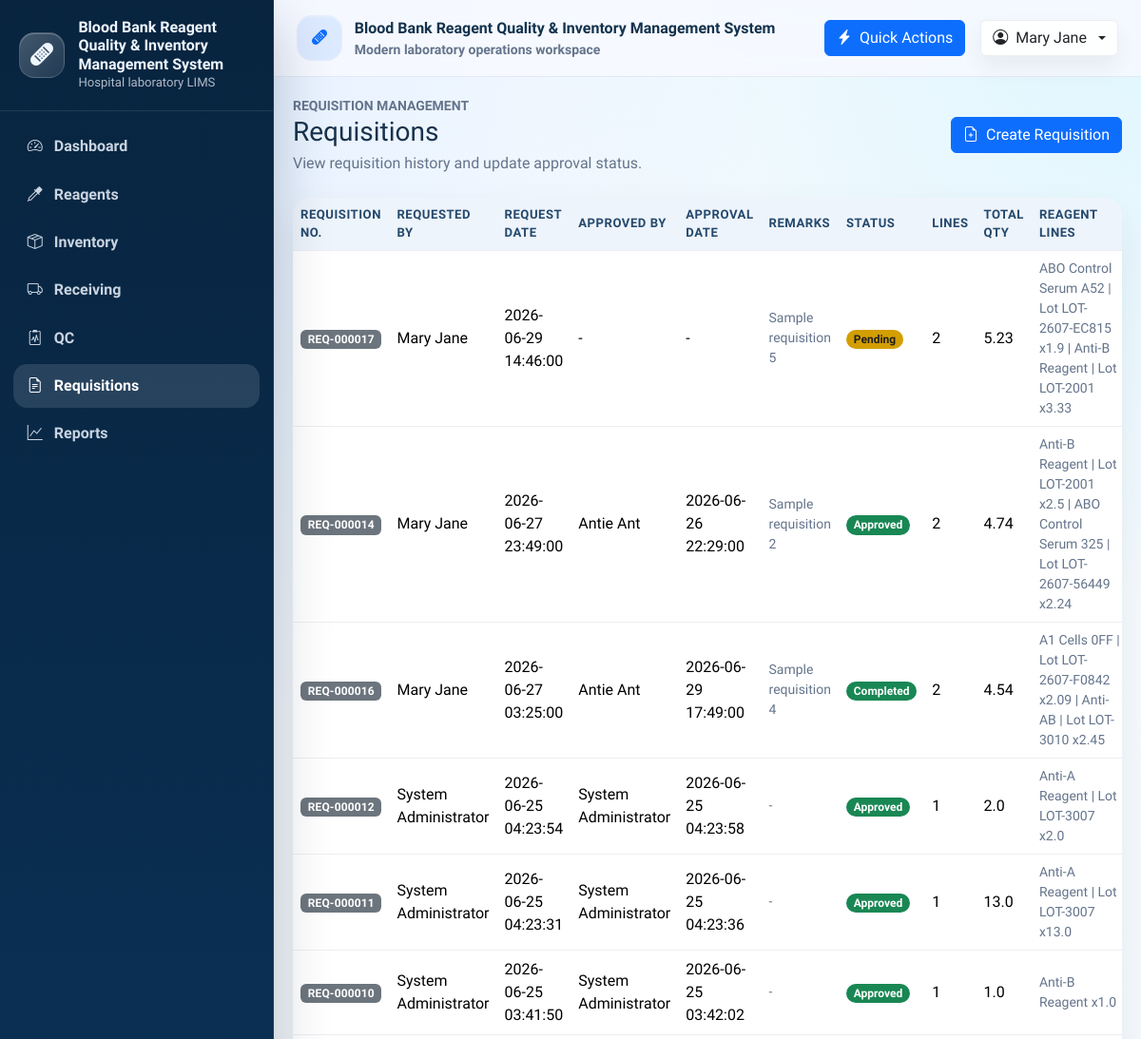
The page /requests (signed in, upper part) on the database as committed earlier.
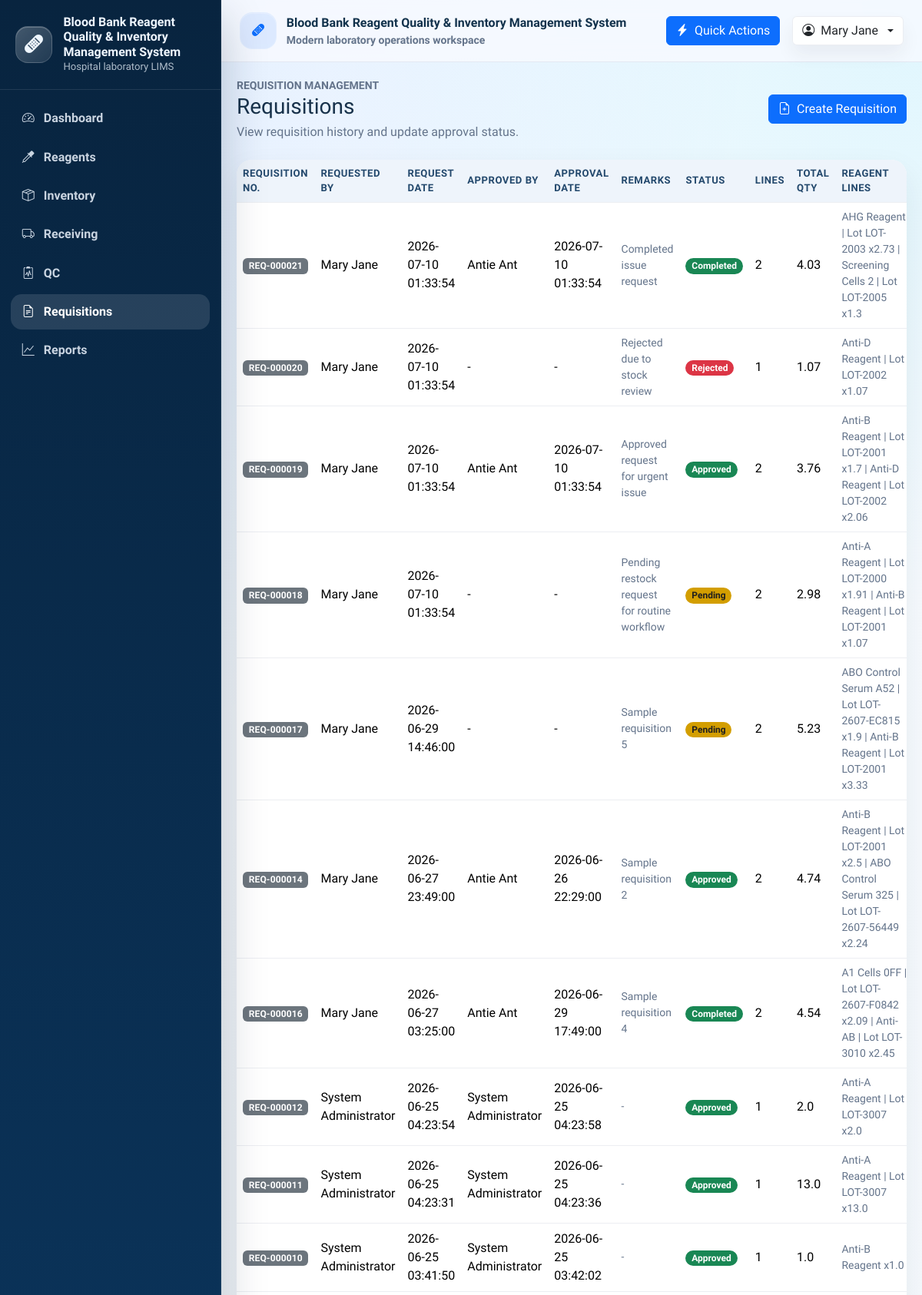
The same page on the database as committed later.
### tables this page shows
CREATE TABLE Requisition (
            requisition_id INTEGER PRIMARY KEY AUTOINCREMENT,
            request_date TEXT NOT NULL DEFAULT CURRENT_TIMESTAMP,
            status TEXT NOT NULL DEFAULT 'Pending',
            requested_by INTEGER NOT NULL,
            approved_by INTEGER,
            approval_date TEXT,
            remarks TEXT,
            created_at TEXT NOT NULL DEFAULT CURRENT_TIMESTAMP,
            updated_at TEXT,
            FOREIGN KEY (requested_by) REFERENCES User(user_id)
                ON UPDATE CASCADE
                ON DELETE RESTRICT,
            FOREIGN KEY (approved_by) REFERENCES User(user_id)
                ON UPDATE CASCADE
                ON DELETE SET NULL
        );

### controller.py (the view)
    @app.route("/requests")
    @login_required
    def request_history():
        return view.render_request_list(
            requests=model.request_history(),
            status_form=ReagentRequestStatusForm(),
        )

### model.py (called while the page is built)
def get_db_connection():
    connection = sqlite3.connect(DATABASE_PATH)
    connection.row_factory = sqlite3.Row
    return connection

def get_logged_in_user(user_id):
    with get_db_connection() as connection:
        return connection.execute(
            "SELECT user_id, username, full_name, role FROM User WHERE user_id = ?",
            (user_id,),
        ).fetchone()

### view.py (called while the page is built)
def render_request_list(**context):
    return render_template("requests/list.html", **context)

### templates/requests/list.html (shortened to what this page needs)
{% extends "base.html" %}
{% import "_macros.html" as ui %}
{% block content %}
<div class="d-flex flex-column flex-md-row justify-content-between align-items-md-center gap-3 mb-4">
  <div>
    <div class="small text-uppercase text-muted fw-semibold">Requisition management</div>
    <h1 class="h3 mb-1">Requisitions</h1>
    <p class="text-muted mb-0">View requisition history and update approval status.</p>
  </div>
  <a class="btn btn-primary" href="{{ url_for('request_create') }}"><i class="bi bi-file-earmark-plus me-2"></i>Create Requisition</a>
</div>
<div class="card border-0">
  <div class="card-body p-0 table-wrapper">
    <div class="table-responsive">
      <table class="table table-hover align-middle" data-datatable="true" data-dt-actions="true">
        <thead>
          <tr>
            <th>Requisition No.</th>
            <th>Requested By</th>
            <th>Request Date</th>
            <th>Approved By</th>
            <th>Approval Date</th>
            <th>Remarks</th>
            <th>Status</th>
            <th>Lines</th>
            <th>Total Qty</th>
            <th>Reagent Lines</th>
          </tr>
        </thead>
        <tbody>
          {% for request in requests %}
            <tr>
              <td><span class="badge status-badge status-neutral">{{ request.request_number }}</span></td>
              <td>{{ request.requested_by_name or "-" }}</td>
              <td>{{ request.request_date }}</td>
              <td>{{ request.approved_by_name or "-" }}</td>
              <td>{{ request.approval_date or "-" }}</td>
              <td class="small text-muted">{{ request.notes or "-" }}</td>
              <td>{{ ui.status_badge(request.status) }}</td>
              <td>{{ request.line_count }}</td>
              <td>{{ request.total_requested }}</td>
              <td class="small text-muted">{{ request.line_summary or "-" }}</td>
            </tr>
          {% else %}
            <tr>
              <td colspan="11" class="text-center text-muted py-4">No request history found.</td>
            </tr>
          {% endfor %}
        </tbody>
      </table>
    </div>
  </div>
</div>
{% endblock %}

### templates/_macros.html (shortened to what this page needs)
{% macro status_badge(text) -%}
{% set value = (text or "")|trim|lower %}
{% if not value %}
  {% set badge = "status-neutral" %}
{% elif "pass" in value or "active" in value or "available" in value or "approved" in value or "completed" in value or "fulfilled" in value or "success" in value %}
  {% set badge = "status-success" %}
{% elif "pending" in value or "near expiry" in value or "draft" in value or "submitted" in value or "warning" in value %}
  {% set badge = "status-warning" %}
{% elif "low stock" in value or value == "low" or "near" in value or "expiring" in value %}
  {% set badge = "status-low" %}
{% elif "fail" in value or "expired" in value or "rejected" in value or "inactive" in value %}
  {% set badge = "status-danger" %}
{% else %}
  {% set badge = "status-neutral" %}
{% endif %}
<span class="badge rounded-pill {{ badge }}">{{ text }}</span>
{%- endmacro %}

Rows that differ between the two databases and show on the page:
added Requisition: request_number "REQ-000021", requested_by_name "Mary Jane", request_date "2026-07-10 01:33:54", approved_by_name "Antie Ant", approval_date "2026-07-10 01:33:54", remarks "Completed issue request", status "Completed", line_count "2", total_requested "4.03", line_summary "AHG Reagent | Lot LOT-2003 x2.73 | Screening Cells 2 | Lot LOT-2005 x1.3"
added Requisition: request_number "REQ-000020", requested_by_name "Mary Jane", request_date "2026-07-10 01:33:54", approved_by_name "-", approval_date "-", remarks "Rejected due to stock review", status "Rejected", line_count "1", total_requested "1.07", line_summary "Anti-D Reagent | Lot LOT-2002 x1.07"
added Requisition: request_number "REQ-000019", requested_by_name "Mary Jane", request_date "2026-07-10 01:33:54", approved_by_name "Antie Ant", approval_date "2026-07-10 01:33:54", remarks "Approved request for urgent issue", status "Approved", line_count "2", total_requested "3.76", line_summary "Anti-B Reagent | Lot LOT-2001 x1.7 | Anti-D Reagent | Lot LOT-2002 x2.06"
added Requisition: request_number "REQ-000018", requested_by_name "Mary Jane", request_date "2026-07-10 01:33:54", approved_by_name "-", approval_date "-", remarks "Pending restock request for routine workflow", status "Pending", line_count "2", total_requested "2.98", line_summary "Anti-A Reagent | Lot LOT-2000 x1.91 | Anti-B Reagent | Lot LOT-2001 x1.07"
